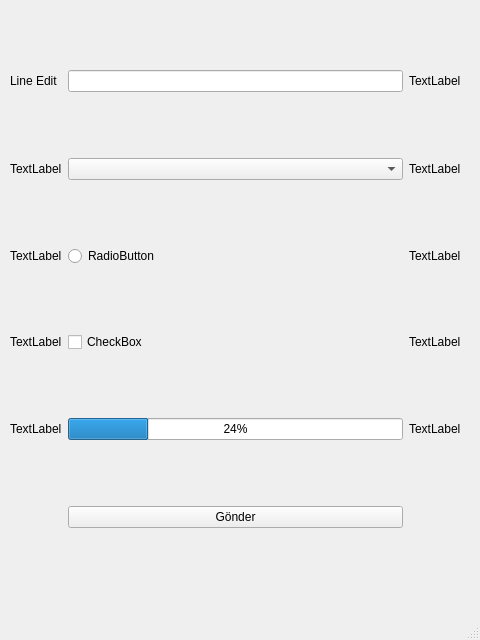
<?xml version="1.0" encoding="UTF-8"?>
<ui version="4.0">
 <class>MainWindow</class>
 <widget class="QMainWindow" name="MainWindow">
  <property name="geometry">
   <rect>
    <x>0</x>
    <y>0</y>
    <width>480</width>
    <height>640</height>
   </rect>
  </property>
  <property name="windowTitle">
   <string>MainWindow</string>
  </property>
  <widget class="QWidget" name="centralwidget">
   <widget class="QWidget" name="gridLayoutWidget">
    <property name="geometry">
     <rect>
      <x>10</x>
      <y>10</y>
      <width>451</width>
      <height>581</height>
     </rect>
    </property>
    <layout class="QGridLayout" name="gridLayout">
     <property name="sizeConstraint">
      <enum>QLayout::SetNoConstraint</enum>
     </property>
     <item row="0" column="2">
      <widget class="QLabel" name="lbltxt">
       <property name="text">
        <string>TextLabel</string>
       </property>
      </widget>
     </item>
     <item row="4" column="1">
      <widget class="QProgressBar" name="prgs1">
       <property name="value">
        <number>24</number>
       </property>
      </widget>
     </item>
     <item row="1" column="2">
      <widget class="QLabel" name="lblcmb">
       <property name="text">
        <string>TextLabel</string>
       </property>
      </widget>
     </item>
     <item row="2" column="1">
      <widget class="QRadioButton" name="rdb1">
       <property name="text">
        <string>RadioButton</string>
       </property>
      </widget>
     </item>
     <item row="3" column="1">
      <widget class="QCheckBox" name="chk1">
       <property name="text">
        <string>CheckBox</string>
       </property>
      </widget>
     </item>
     <item row="0" column="1">
      <widget class="QLineEdit" name="txtUser"/>
     </item>
     <item row="2" column="0">
      <widget class="QLabel" name="label_5">
       <property name="text">
        <string>TextLabel</string>
       </property>
      </widget>
     </item>
     <item row="1" column="0">
      <widget class="QLabel" name="label_3">
       <property name="text">
        <string>TextLabel</string>
       </property>
      </widget>
     </item>
     <item row="0" column="0">
      <widget class="QLabel" name="label">
       <property name="text">
        <string>Line Edit</string>
       </property>
      </widget>
     </item>
     <item row="5" column="1">
      <widget class="QPushButton" name="btGonder">
       <property name="text">
        <string>Gönder</string>
       </property>
      </widget>
     </item>
     <item row="4" column="2">
      <widget class="QLabel" name="lblprgs">
       <property name="text">
        <string>TextLabel</string>
       </property>
      </widget>
     </item>
     <item row="3" column="2">
      <widget class="QLabel" name="lblchk">
       <property name="text">
        <string>TextLabel</string>
       </property>
      </widget>
     </item>
     <item row="4" column="0">
      <widget class="QLabel" name="label_9">
       <property name="text">
        <string>TextLabel</string>
       </property>
      </widget>
     </item>
     <item row="2" column="2">
      <widget class="QLabel" name="lblrdb">
       <property name="text">
        <string>TextLabel</string>
       </property>
      </widget>
     </item>
     <item row="1" column="1">
      <widget class="QComboBox" name="cmbSecim"/>
     </item>
     <item row="3" column="0">
      <widget class="QLabel" name="label_7">
       <property name="text">
        <string>TextLabel</string>
       </property>
      </widget>
     </item>
    </layout>
   </widget>
  </widget>
  <widget class="QMenuBar" name="menubar">
   <property name="geometry">
    <rect>
     <x>0</x>
     <y>0</y>
     <width>480</width>
     <height>26</height>
    </rect>
   </property>
  </widget>
  <widget class="QStatusBar" name="statusbar"/>
 </widget>
 <resources/>
 <connections/>
</ui>
